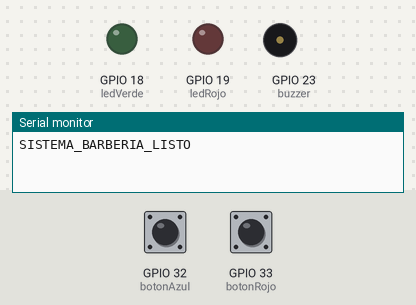
Recording of a sketch running on a simulated ESP32. On the bench: output pins drawn as LEDs (lit = HIGH), buzzer (waves = sounding), the last lines printed to the serial monitor. Inputs (shaded band) come from the test bench; at power-on: GPIO 32 (botonAzul) HIGH, GPIO 33 (botonRojo) HIGH.

Above: at 1.2 s.
1.3 s: GPIO 32 (botonAzul) pulled LOW for 1 s
At 3.5 s:
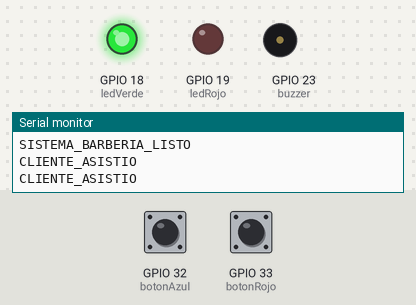
3.9 s: GPIO 33 (botonRojo) pulled LOW for 3.2 s
At 7.8 s:
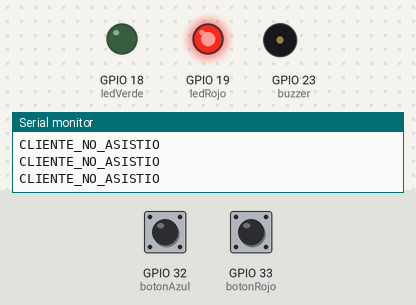
8.6 s: GPIO 32 (botonAzul) pulled LOW for 0.15 s
At 8.7 s:
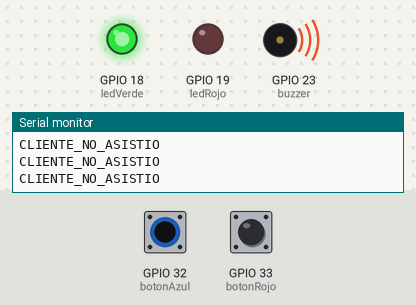
10.3 s: GPIO 32 (botonAzul) pulled LOW for 3.2 s
At 10.9 s:
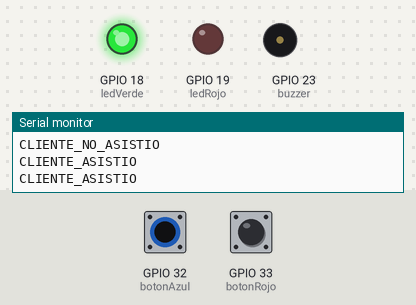
Timing chart, 0 to 14.7 s (numbered marks = the images above; inputs shaded):
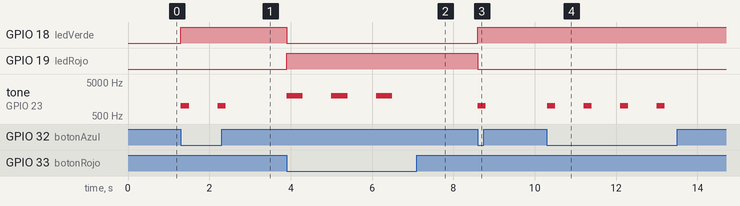

The sketch:

ControlAsistenciaProyecto.ino
```cpp
// Sistema de Control de Citas para Barbería con ESP32

const int ledVerde = 18;
const int ledRojo = 19;
const int buzzer = 23;

const int botonAzul = 32;
const int botonRojo = 33;

void setup() {
  Serial.begin(115200);

  pinMode(ledVerde, OUTPUT);
  pinMode(ledRojo, OUTPUT);
  pinMode(buzzer, OUTPUT);

  pinMode(botonAzul, INPUT_PULLUP);
  pinMode(botonRojo, INPUT_PULLUP);

  digitalWrite(ledVerde, LOW);
  digitalWrite(ledRojo, LOW);
  noTone(buzzer);

  Serial.println("SISTEMA_BARBERIA_LISTO");
}

void loop() {
  if (digitalRead(botonAzul) == LOW) {
    digitalWrite(ledVerde, HIGH);
    digitalWrite(ledRojo, LOW);

    tone(buzzer, 1000);
    delay(200);
    noTone(buzzer);

    Serial.println("CLIENTE_ASISTIO");
    delay(700);
  }

  if (digitalRead(botonRojo) == LOW) {
    digitalWrite(ledRojo, HIGH);
    digitalWrite(ledVerde, LOW);

    tone(buzzer, 2000);
    delay(400);
    noTone(buzzer);

    Serial.println("CLIENTE_NO_ASISTIO");
    delay(700);
  }
}
```

Measured:
- after the input at 1.3 s, GPIO 18 (ledVerde): LOW → HIGH at once; tone on GPIO 23 (buzzer): alternates 1000 Hz for 0.20 s and silent for 0.70 s, 4 changes in all, then stays silent, starting at once
- after the input at 3.9 s, GPIO 18 (ledVerde): HIGH → LOW at once; GPIO 19 (ledRojo): LOW → HIGH at once; tone on GPIO 23 (buzzer): alternates 2000 Hz for 0.40 s and silent for 0.70 s, 6 changes in all, then stays silent, starting at once
- after the input at 8.6 s, GPIO 18 (ledVerde): LOW → HIGH at once; GPIO 19 (ledRojo): HIGH → LOW at once; tone on GPIO 23 (buzzer): silent → 1000 Hz at once, → silent 0.20 s later
- after the input at 10.3 s, tone on GPIO 23 (buzzer): alternates 1000 Hz for 0.20 s and silent for 0.70 s, 8 changes in all, then stays silent, starting at once
